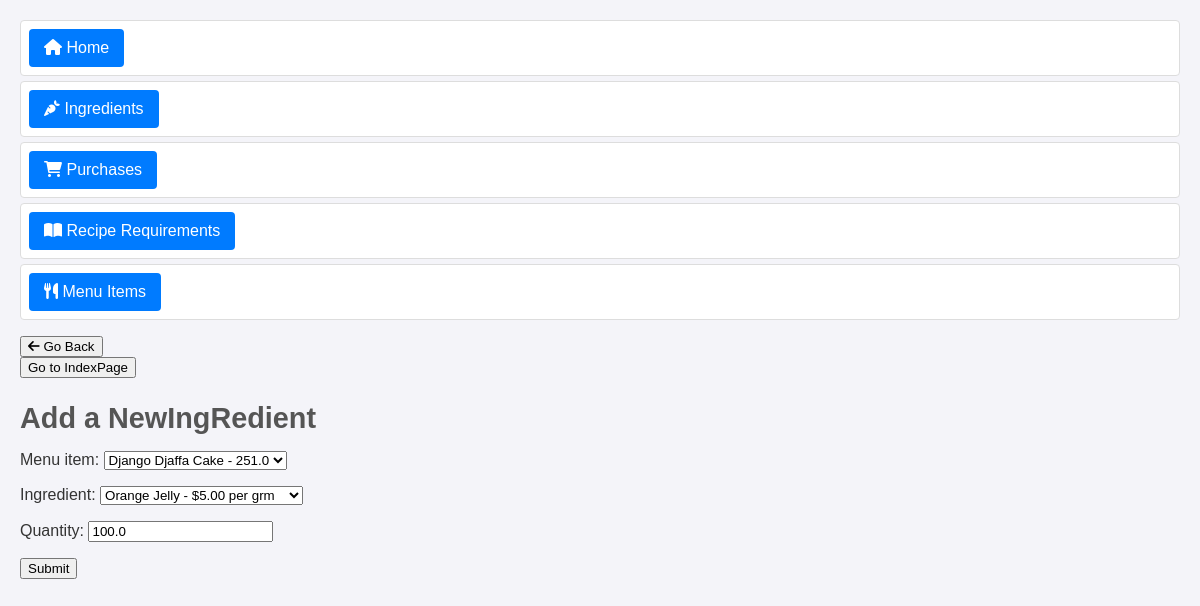
Screenshot of /inventory_project/recipe_requirments/1/update/ with the database file from the repository.
### inventory_project/models.py (models this page shows, shortened)
class RecipeRequirment(models.Model):
    menu_item = models.ForeignKey(MenuItem, on_delete=models.CASCADE)
    ingredient = models.ForeignKey(Ingredient, on_delete=models.CASCADE)
    quantity = models.FloatField(blank=False)

### inventory_project/views.py (the view)
# urls.py: path("recipe_requirments/<int:pk>/update/", views.RecipeRequirmentsUpdateView.as_view(), name="recipe_requirments_update"),
class RecipeRequirmentsUpdateView(UpdateView):
    model = RecipeRequirment
    template_name = 'inventory_project/recipe_requirment_form.html'
    form_class = RecipeRequirmentForm
    success_url = '/recipe_requirments/'

### inventory_project/forms.py
class RecipeRequirmentForm(forms.ModelForm):
    class Meta:
        model = RecipeRequirment
        fields = "__all__"

### inventory_project/models.py (called while the page is built)
    def __str__(self):
        return f"{self.name} - ${self.unit_price:.2f} per {self.unit}"

    def __str__(self):
        return f"{self.title} - {self.price}"

### inventory_project/templates/inventory_project/recipe_requirment_form.html (shortened to what this page needs)
{% extends 'base.html' %} {% load static %} {% block content %}
<h2>Add a NewIngRedient</h2>
<form method="post">
  <div>
    {{ form.as_p }}
    <input type="submit" value="Submit" />
  </div>
</form>
{% endblock %}

### inventory_project/static/css/styles.css (style rules this page uses)
body { font-family: Arial, sans-serif; margin: 20px; padding: 0; background-color: #f4f4f9; color: #333; }
h2 { color: #555; font-size: 1.8em; margin-bottom: 8px; }

### rows the page displays
RecipeRequirment: menu_item "Django Djaffa Cake - 251.0", ingredient "Orange Jelly - $5.00 per grm", quantity "100.0"
